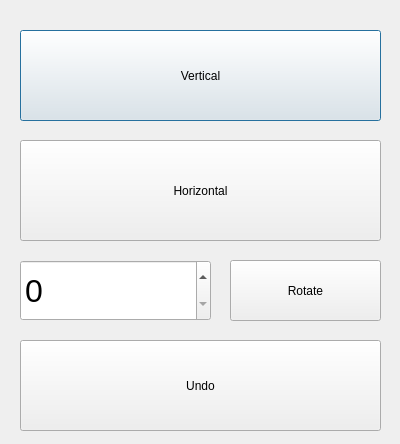
<?xml version="1.0" encoding="UTF-8"?>
<ui version="4.0">
 <class>Dialog</class>
 <widget class="QDialog" name="Dialog">
  <property name="geometry">
   <rect>
    <x>0</x>
    <y>0</y>
    <width>400</width>
    <height>444</height>
   </rect>
  </property>
  <property name="windowTitle">
   <string>Dialog</string>
  </property>
  <widget class="QPushButton" name="pushButton">
   <property name="geometry">
    <rect>
     <x>20</x>
     <y>30</y>
     <width>361</width>
     <height>91</height>
    </rect>
   </property>
   <property name="text">
    <string>Vertical</string>
   </property>
  </widget>
  <widget class="QPushButton" name="pushButton_2">
   <property name="geometry">
    <rect>
     <x>20</x>
     <y>140</y>
     <width>361</width>
     <height>101</height>
    </rect>
   </property>
   <property name="text">
    <string>Horizontal</string>
   </property>
  </widget>
  <widget class="QPushButton" name="pushButton_3">
   <property name="geometry">
    <rect>
     <x>230</x>
     <y>260</y>
     <width>151</width>
     <height>61</height>
    </rect>
   </property>
   <property name="text">
    <string>Rotate</string>
   </property>
  </widget>
  <widget class="QSpinBox" name="spinBox">
   <property name="geometry">
    <rect>
     <x>20</x>
     <y>260</y>
     <width>191</width>
     <height>61</height>
    </rect>
   </property>
   <property name="font">
    <font>
     <pointsize>24</pointsize>
    </font>
   </property>
   <property name="maximum">
    <number>360</number>
   </property>
  </widget>
  <widget class="QPushButton" name="pushButton_4">
   <property name="geometry">
    <rect>
     <x>20</x>
     <y>340</y>
     <width>361</width>
     <height>91</height>
    </rect>
   </property>
   <property name="text">
    <string>Undo</string>
   </property>
  </widget>
 </widget>
 <resources/>
 <connections/>
</ui>
